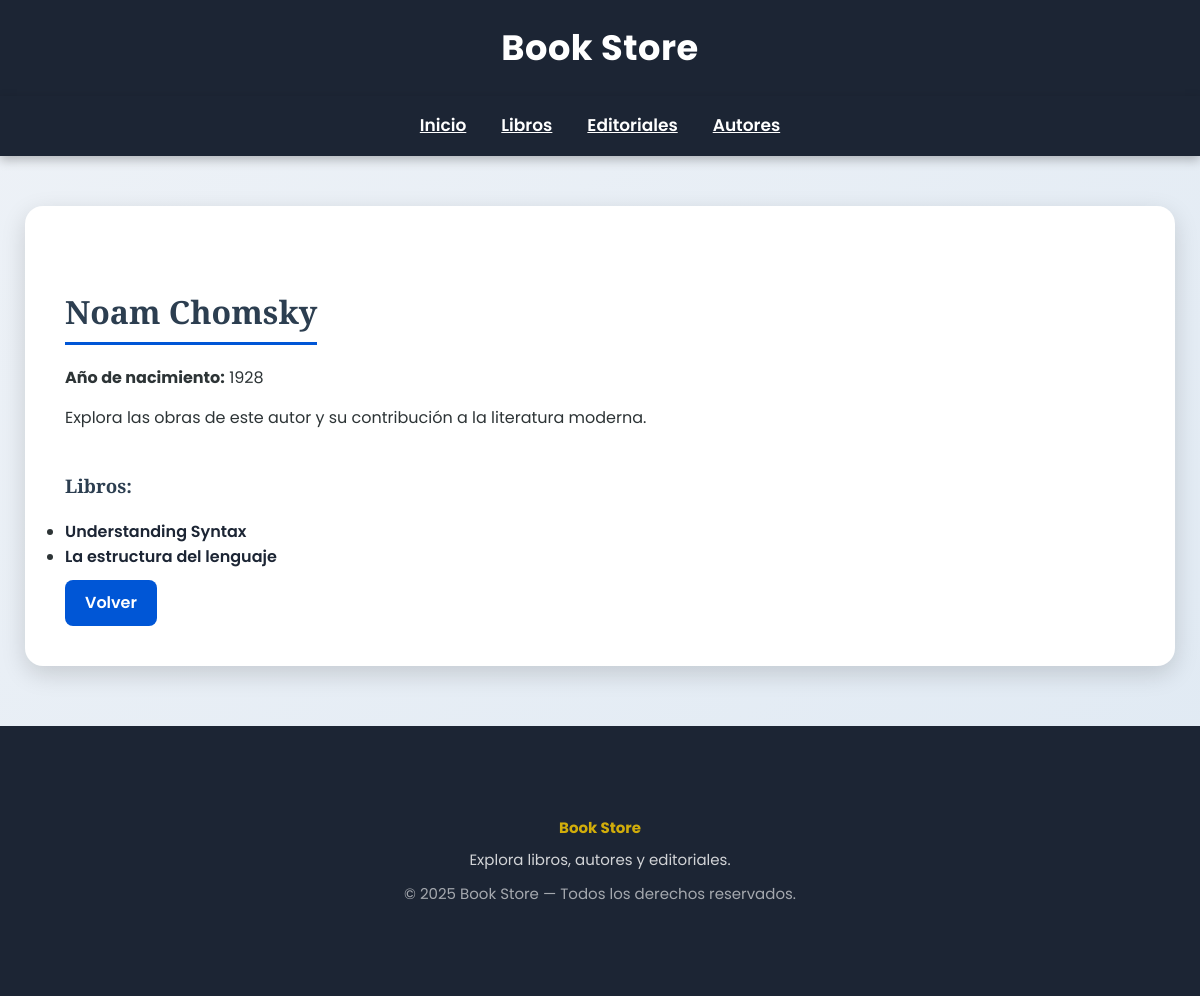
The app's page /es/authors/2/, older data.
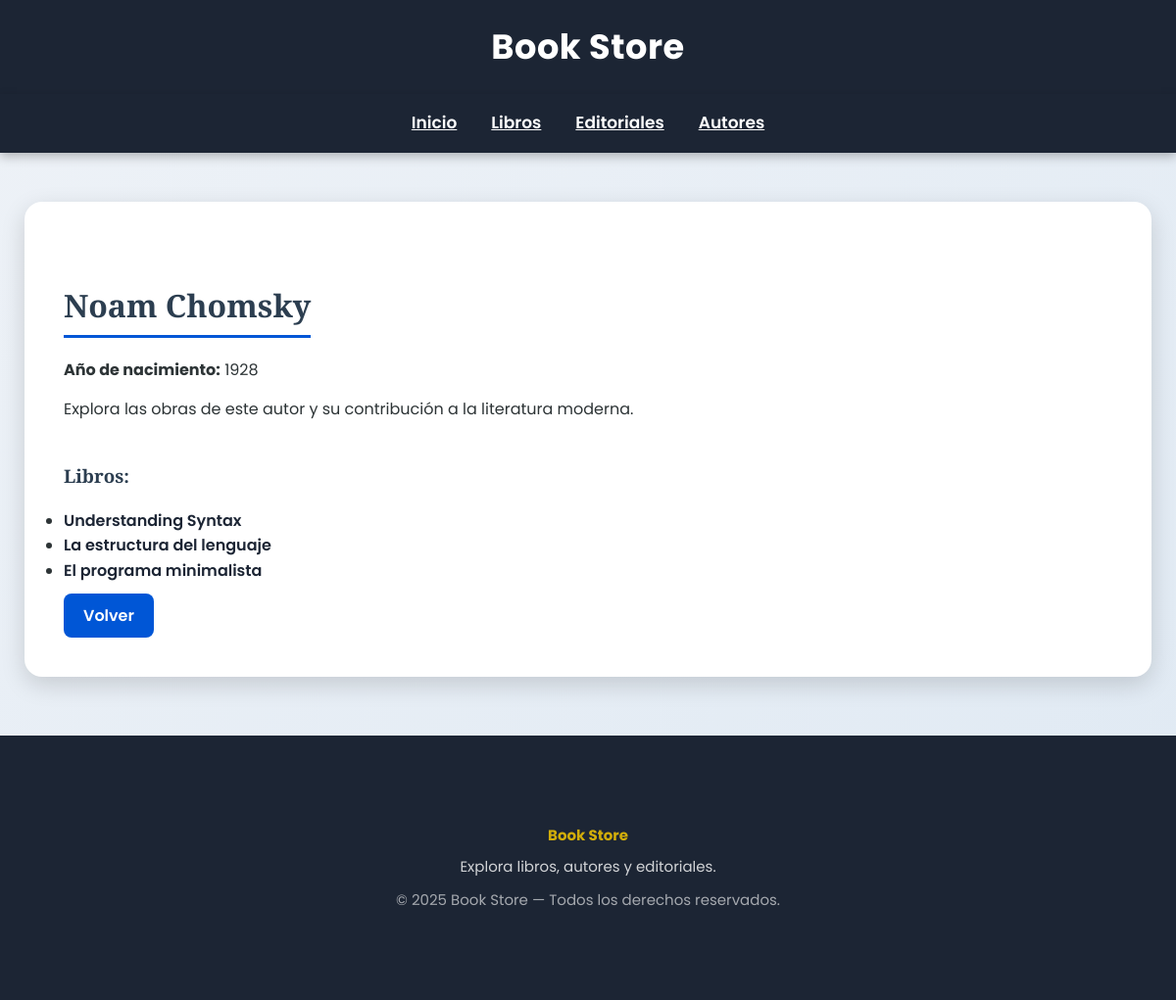
The same page, newer data.
### app/models.py (models this page shows, shortened)
class Book(models.Model):
    title = models.CharField(max_length=200)
    publication_year = models.IntegerField(null=True, blank=True)
    editorial = models.ForeignKey(Editorial, on_delete=models.CASCADE, related_name='books')
    authors = models.ManyToManyField(Author)

### app/views.py (the view)
# urls.py: path('authors/<int:pk>/', views.AuthorDetailView.as_view(), name='author_detail'),
class AuthorDetailView(DetailView):
    model = Author
    template_name = "bookstore/author_detail.html"
    context_object_name = "author"

### app/models.py (called while the page is built)
    @property
    def name(self):
        return f"{self.first_name} {self.last_name}"

### app/templates/bookstore/author_detail.html (shortened to what this page needs)
{% extends 'bookstore/base.html' %}
{% load static %}
{% load i18n %}
{% block content %}
<div class="detail-box">
    <h2>{{ author.name }}</h2>
    <p><strong>{% trans "Año de nacimiento:" %}</strong> {{ author.birth_year }}</p>
    <p>{% trans "Explora las obras de este autor y su contribución a la literatura moderna." %}</p>
    <h3>{% trans "Libros:" %}</h3>
    <ul>
    {% for book in author.book_set.all %}
        <li><a href="{% url 'book_detail' book.pk %}">{{ book.title }}</a></li>
    {% empty %}
        <li>{% trans "No hay libros registrados." %}</li>
    {% endfor %}
    </ul>
    <a href="{% url 'author_list' %}" class="link-btn">
        {% trans "Volver" %}
    </a>
</div>
{% endblock %}

Row changes from the older to the newer data that the page shows:
added Book: title "El programa minimalista"
